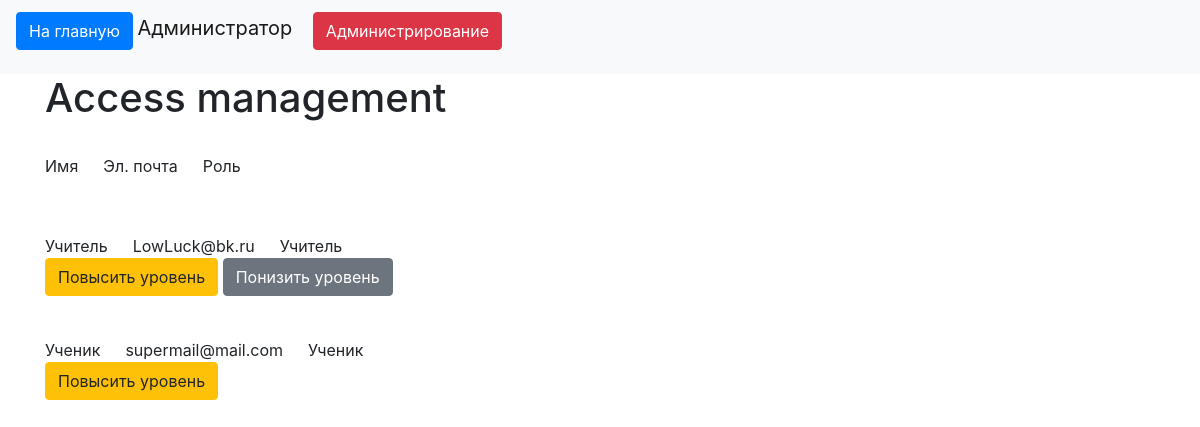
Page /level_management (signed in) on the committed database.
### data/users.py (models this page shows, shortened)
class User(SqlAlchemyBase, UserMixin):
    __tablename__ = 'users'
    id = sqlalchemy.Column(sqlalchemy.Integer,
                           primary_key=True, autoincrement=True, unique=True)
    name = sqlalchemy.Column(sqlalchemy.String)
    email = sqlalchemy.Column(sqlalchemy.String,
                              index=True, unique=True)
    hashed_password = sqlalchemy.Column(sqlalchemy.String)
    post = relation('Post', back_populates='user')
    access_level = sqlalchemy.Column(sqlalchemy.Integer)

### main.py (the view)
@app.route('/level_management')
def level_management():
    db_sess = db_session.create_session()
    if db_sess.query(User).filter(User.id == current_user.id).first().access_level > 1:
        users = db_sess.query(User).all()
        userlist = []
        for j in users:
            data = {'access_level': j.access_level, 'email': j.email,
                    'name': j.name, 'id': j.id}
            userlist.append(data)
        return render_template('admin.html', userlist=userlist, access_levels=access_levels,
                               leng=len(access_levels) - 1)
    else:
        return 'Нет доступа'

### data/db_session.py (called while the page is built)
def create_session() -> Session:
    global __factory
    return __factory()

### main.py (called while the page is built)
@login_manager.user_loader
def load_user(user_id):
    db_sess = db_session.create_session()
    return db_sess.query(User).get(user_id)

### templates/admin.html (shortened to what this page needs)
{% extends "base.html" %}
{% block content %}
<h1>Access management</h1>
<br>
Имя &emsp; Эл. почта &emsp; Роль
    <div class="d-flex" style="height: 40px;">
    </div>
{% for j in userlist %}
    <p>
    {% if j.id != current_user.id %}
        {{ j.name}} &emsp; {{j.email }} &emsp; {{access_levels[j.access_level]}} <br>
        {% if j.access_level < leng %}
        <a class="btn btn-warning" href="/level_ch/up/{{j.id}}">Повысить уровень</a>
        {% endif %}
        {% if j.access_level > 0 %}
        <a class="btn btn-secondary" href="/level_ch/down/{{j.id}}">Понизить уровень</a>
        {% endif %}
        <div class="d-flex" style="height: 10px;">
        </div>
    </p>
    {% endif %}
{% endfor %}
{% endblock %}

### templates/base.html (shortened to what this page needs)
<!doctype html>
<html lang="en">
<head>
    <link rel="stylesheet"
          href="https://stackpath.bootstrapcdn.com/bootstrap/4.4.1/css/bootstrap.min.css"
>
</head>
<body>
<header>
    <nav class="navbar navbar-light bg-light">
        {% if current_user.is_authenticated %}
    <p>
        <a class="btn btn-primary " href="/">На главную</a>
        <a class="navbar-brand" href="/logout">{{ current_user.name }}</a>
        {% if current_user.access_level > 1 %}
        <a class="btn btn-danger" href="/level_management">Администрирование</a>
        {% endif %}
        </p>
        {% else %}
    <p/>
        <a class="btn btn-primary " href="/">На главную</a>
        <a class="btn btn-primary " href="/register">Зарегистрироваться</a>
        <a class="btn btn-success" href="/login">Войти</a>
    </p>
{% endif %}
    </nav>
</header>
<main role="main" class="container">
    {% block content %}
    {% endblock %}
</main>
</body>
</html>

### rows in the picture
User: name "Администратор"
User: name "Учитель", email "LowLuck@bk.ru"
User: name "Ученик", email "supermail@mail.com"
